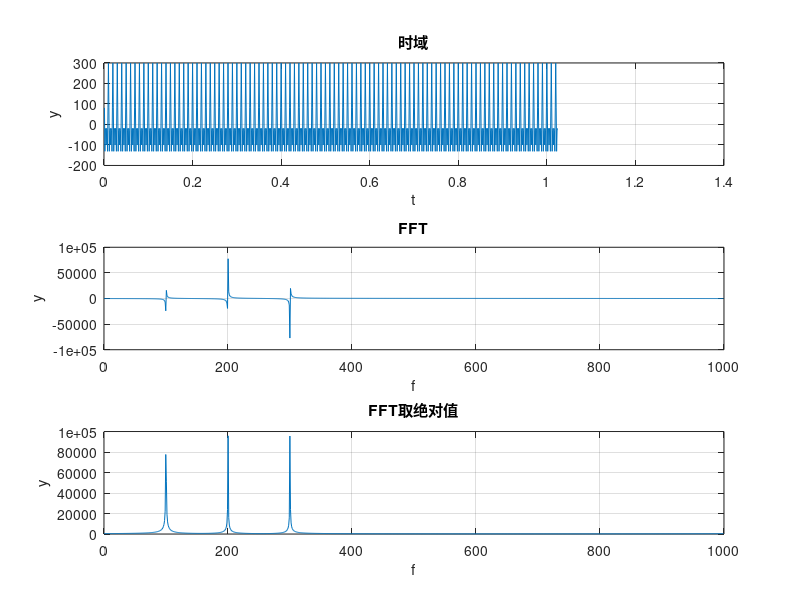

MATLAB code to generate this figure:
clc;
clear all;

N = 1024;%采样点数
n = 1:N;
fs = 1000; %1000hz
t = n / fs; %时间轴

%signal
f0 = 100;
f1 = 200;
f2 = 300;
y1 = 100 * exp(1i * 2 * pi * f0 * t);
y2 = 100 * exp(1i * 2 * pi * f1 * t);
y3 = 100 * exp(1i * 2 * pi * f2 * t);
y = y1 + y2 + y3; %signal

real_y = int32(real(y));
imag_y = int32(imag(y));
a = [real_y; imag_y];

s = int32(bitshift(imag_y, 16) + real_y);
s = s';

fp = fopen('F:\Users\Lenovo\Desktop\fpga_zynq\energy_detection_2\matlab\data_before_fft.txt', 'w');
%fprintf(fp, "%s\n\n", "memory_initialization_radix = 10");
%fprintf(fp, "%s\n", "memory_initialization_vector = ");
for i = 1 : N
    %s(i)
    fprintf(fp, '%.0f\n',s(i));
end
fclose(fp);

%time_domain
subplot(3, 1, 1);
plot(t, y); %ignore img
title("时域");
xlabel('t');
ylabel('y');
grid on



%fft
f = (0 : N-1) * (fs / N);
fft_y = fft(y, N);
abs_fft_y = abs(fft(y, N));

subplot(3, 1, 2);
plot(f, fft_y); %ignore img
title("FFT");
xlabel("f");
ylabel("y");
grid on;

%fft abs
subplot(3, 1, 3);
plot(f, abs_fft_y);
title("FFT取绝对值");
xlabel('f');
ylabel('y');
grid on;

fp = fopen('F:\Users\Lenovo\Desktop\fpga_zynq\energy_detection_2\matlab\result_matlab.txt', 'w');
for i = 1 : N
    %abs_fft_y(i)  
    fprintf(fp, '%.f\n',abs_fft_y(i));
end

